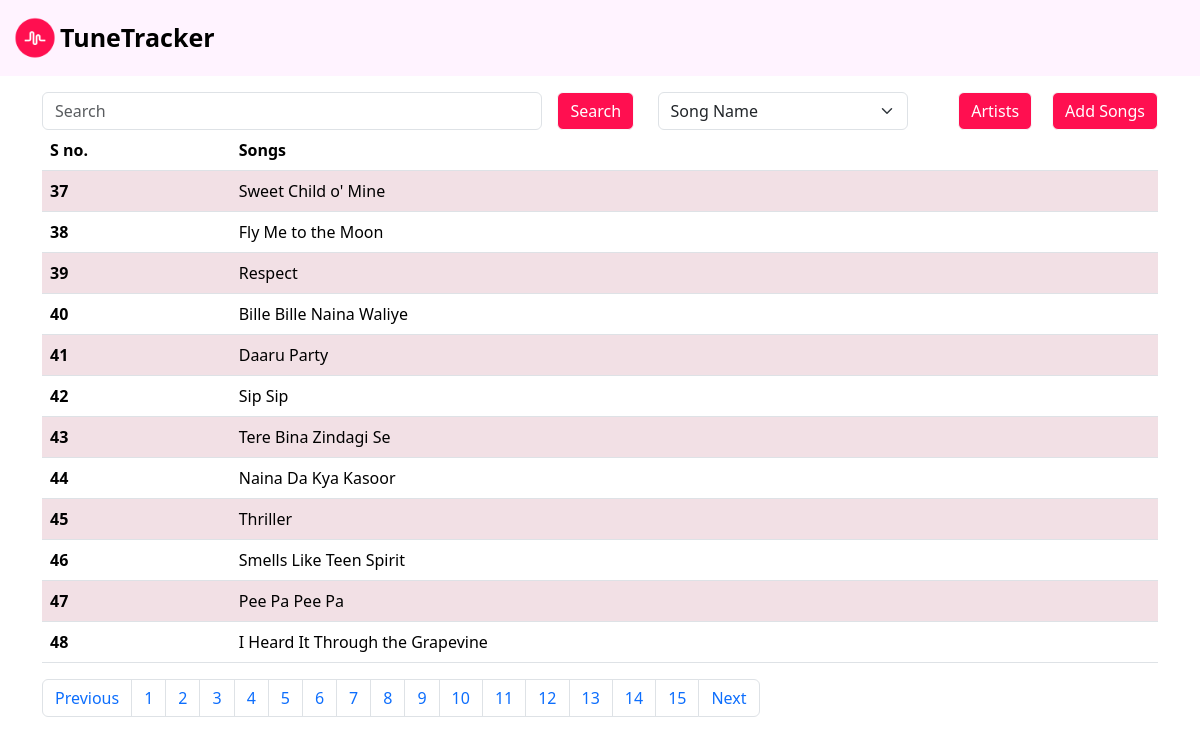
/?page=4, run on the app's committed database.
### TuneTracker/models.py (models this page shows, shortened)
class Song(models.Model):
    title = models.CharField(max_length=100)
    artist = models.ForeignKey(Artist, on_delete=models.CASCADE, null=True, related_name='songs', db_column='artist_id')

### TuneTracker/views.py (the view)
# urls.py: path('', list_of_songs, name="list_of_songs"),
def list_of_songs(request):
    if request.GET.get('optionFilter'):
        optionFilter = request.GET.get('optionFilter')
    queryset = Song.objects.all()
    search = ''
    if request.GET.get('search'):
        search = request.GET.get('search')
        lookup = {f"{optionFilter}__startswith": search}
        query = Q(**lookup)
        queryset = queryset.filter(query)
    paginator = Paginator(queryset, 12)  # Show 15 songs per page.
    a = math.ceil(len(queryset)/12)
    page_number = request.GET.get("page",1)
    page_obj = paginator.get_page(page_number)
    return render(request, "song_list.html", {'queryset' : page_obj, "range": range(a), "search" : search})

### TuneTracker/templates/song_list.html (shortened to what this page needs)
{% extends "base.html"%}
{% block start %}
<div class = "container mt-3">
  <form id="searchForm" method="GET">
    <div style="display: flex; align-items: center; justify-content: space-between;">
        <span style="flex: 2;">
            <input class="form-control" value="{{search}}" name="search" placeholder="Search">
        </span>
        <span style="flex: 0.4; margin-left: 15px">
            <button type="submit" style="background-color: #ff0f50; color: white;" class="btn btn-light">Search</button>
        </span>
        <span style="flex: 1; width: 200px;">
            <select class="form-select" aria-label="Default select example" name="optionFilter" style="width: 100%;">
                <option selected value="title">Song Name</option>
            </select>
        </span>
        <span style="flex: 1; margin-left: auto; display: flex; align-items: center;">
            <button style="background-color: #ff0f50; color: white; margin-left: auto;" class="btn btn-light" onclick=redirectToArtist(event)>Artists</button>
            <button style="background-color: #ff0f50; color: white; margin-left: 20px;" class="btn btn-light" onclick=redirectToAddSongs(event)>Add Songs</button>
        </span>
    </div>
</form>
  <table class="table table-striped table-hover">
    <thead>
        <tr>
            <th scope="col">S no.</th>
            <th scope="col">Songs</th>
        </tr>
    </thead>
    <tbody>
        {% for song in queryset %}
        <tr class="table-row" data-href="{% url 'song_details' song.id %}">
            <th scope="row">{{ queryset.start_index|add:forloop.counter0 }}</th>
            <td>{{ song.title }}</td>
        </tr>
        {% endfor %}
    </tbody>
</table>
  <nav aria-label="Page navigation example">
      <ul class="pagination">
      {% if queryset.has_previous %}
        <li class="page-item"><a class="page-link" href="?page={{ queryset.previous_page_number }}">Previous</a></li>
      {% endif %}
      {% for i in range %}
        <li class="page-item"><a class="page-link" href="?page={{ i|add:1 }}">{{ i|add:1 }}</a></li>
      {% endfor %}
      {% if queryset.has_next %}
        <li class="page-item"><a class="page-link" href="?page={{ queryset.next_page_number }}">Next</a></li>
      {% endif %}
      </ul>
    </nav>
</div>
{% endblock %}

### TuneTracker/static/style1.css (style rules this page uses)
.table-row { cursor: pointer; transition: background-color 0.3s; }
.table-striped>tbody>tr:nth-child(odd)>td, .table-striped>tbody>tr:nth-child(odd)>th { background-color: #ff0f5014; }

### data on the page
Song: start_index|add "37", title "Sweet Child o' Mine"
Song: start_index|add "38", title "Fly Me to the Moon"
Song: start_index|add "39", title "Respect"
Song: start_index|add "40", title "Bille Bille Naina Waliye"
Song: start_index|add "41", title "Daaru Party"
Song: start_index|add "42", title "Sip Sip"
Song: start_index|add "43", title "Tere Bina Zindagi Se"
Song: start_index|add "44", title "Naina Da Kya Kasoor"
Song: start_index|add "45", title "Thriller"
Song: start_index|add "46", title "Smells Like Teen Spirit"
Song: start_index|add "47", title "Pee Pa Pee Pa"
Song: start_index|add "48", title "I Heard It Through the Grapevine"

### other printed values
{{ i|add:1 }} "1" "2" "3" "4" "5" "6" "7" "8" "9" "10" "11" "12" "13" "14" "15"
